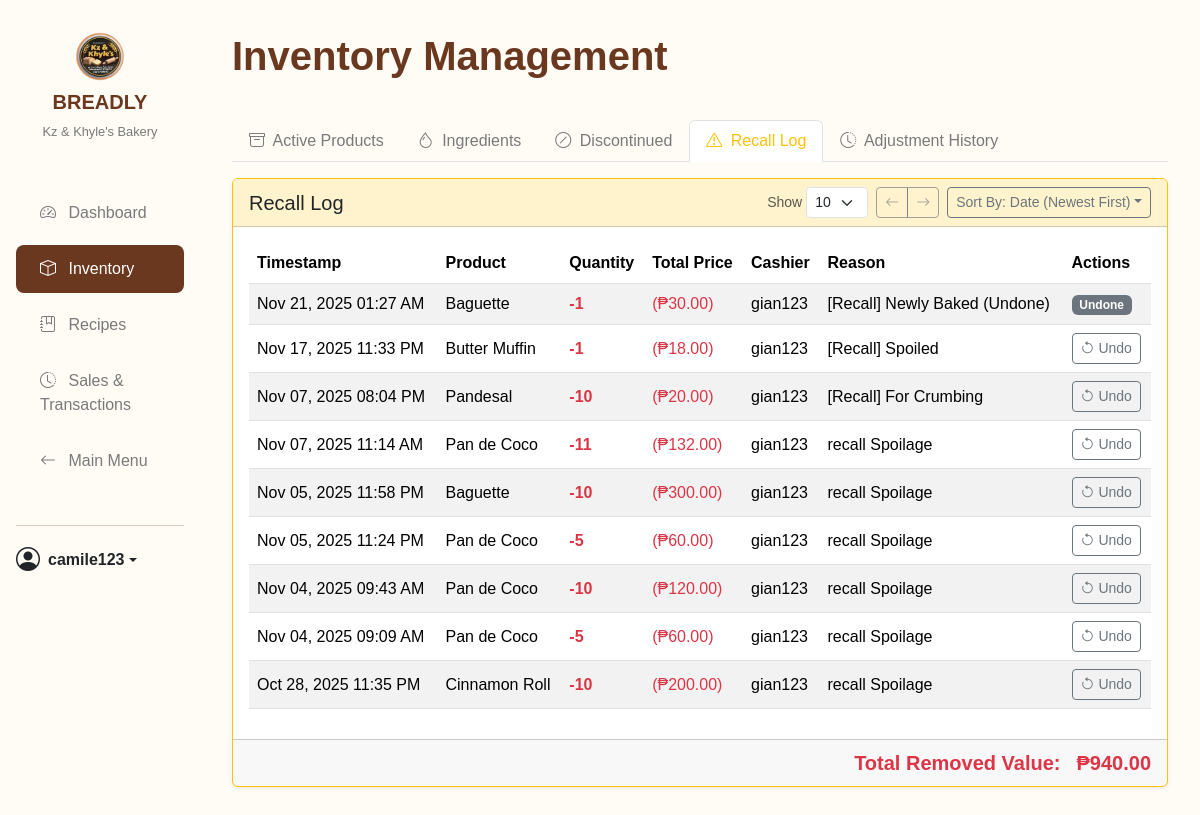
Screenshot of /nav/inventory_management.php?active_tab=recall (signed in) with the database file from the repository.
### tables this page shows
CREATE TABLE `stock_adjustments` (
  `adjustment_id` int(11) NOT NULL,
  `item_id` int(11) NOT NULL,
  `item_type` enum('product','ingredient') NOT NULL,
  `user_id` int(11) DEFAULT NULL,
  `adjustment_qty` float NOT NULL COMMENT 'Can be positive (add) or negative (remove)',
  `reason` varchar(255) DEFAULT NULL,
  `timestamp` datetime DEFAULT current_timestamp()
);

CREATE TABLE `users` (
  `user_id` int(11) NOT NULL,
  `username` varchar(100) NOT NULL,
  `password` varchar(255) DEFAULT NULL,
  `role` enum('manager','cashier','assistant_manager') NOT NULL,
  `email` varchar(150) DEFAULT NULL,
  `phone_number` varchar(11) NOT NULL,
  `enable_daily_report` tinyint(1) NOT NULL DEFAULT 0 COMMENT 'For daily SMS reports',
  `created_at` timestamp NOT NULL DEFAULT current_timestamp()
);

### nav/inventory_management.php (the view, shortened to what the rows shown need)
<?php
require_once "../src/InventoryManager.php";
$inventoryManager = new InventoryManager();
$active_tab = "products";
if (isset($_POST["active_tab"])) {
    $active_tab = $_POST["active_tab"];
} elseif (isset($_GET["active_tab"])) {
    $active_tab = $_GET["active_tab"];
} elseif (isset($_SESSION["active_tab"])) {
    $active_tab = $_SESSION["active_tab"];
    unset($_SESSION["active_tab"]);
}
$recall_history = $inventoryManager->getRecallHistoryByDate("1970-01-01", "2099-12-31");
?>
<!DOCTYPE html>
<html lang="en">
<head>
    <link href="https://cdn.jsdelivr.net/npm/bootstrap@5.3.3/dist/css/bootstrap.min.css" rel="stylesheet">
    <link rel="stylesheet" href="https://cdn.jsdelivr.net/npm/bootstrap-icons@1.11.3/font/bootstrap-icons.css">
    <link rel="stylesheet" href="../styles/global.css">
    <link rel="stylesheet" href="../styles/dashboard.css">
    <link rel="stylesheet" href="../styles/recipes.css?v=3">
    <link rel="stylesheet" href="../styles/responsive.css?v=3">
</head>
<body class="dashboard">
<div class="container-fluid">
    <div class="row">
        <main class="col-lg-10 col-md-9 main-content">
            <div class="header d-flex justify-content-between align-items-center">
                <h1>Inventory Management</h1>
            </div>
            <div class="tab-content" id="inventoryTabContent">
                <div class="tab-pane fade <?php echo $active_tab === "recall" ? "show active" : ""; ?>" id="recall-pane" role="tabpanel">
                    <div class="card shadow-sm mt-3 border-warning">
                        <div class="card-body">
                            <div class="table-responsive">
                                <table class="table table-striped table-hover align-middle">
                                    <thead>
                                        <tr>
                                            <th data-sort-by="timestamp" data-sort-type="date">Timestamp</th>
                                            <th data-sort-by="item">Product</th>
                                            <th data-sort-by="qty" data-sort-type="number">Quantity</th>
                                            <th data-sort-by="value" data-sort-type="number">Total Price</th>
                                            <th data-sort-by="user">Cashier</th>
                                            <th>Reason</th>
                                            <th>Actions</th> </tr>
                                    </thead>
                                    <tbody id="recall-table-body">
                                        <?php if (empty($recall_history)): ?>
                                            <tr><td colspan="7" class="text-center text-muted">No recall history found.</td></tr>
                                        <?php else: ?>
                                            <?php foreach ($recall_history as $log):
                                                $isUndone = strpos($log['reason'], '(Undone)') !== false;
                                            ?>
                                            <tr>
                                                <td data-label="Timestamp"><?php echo htmlspecialchars(date("M d, Y h:i A", strtotime($log["timestamp"]))); ?></td>
                                                <td data-label="Product"><?php echo htmlspecialchars($log["item_name"] ?? "Item Deleted"); ?></td>
                                                <td data-label="Quantity">
                                                    <?php if ($log["adjustment_qty"] < 0): ?>
                                                        <strong class="text-danger"><?php echo number_format($log["adjustment_qty"], 0); ?></strong>
                                                    <?php else: ?>
                                                        <strong class="text-success">+<?php echo number_format($log["adjustment_qty"], 0); ?></strong>
                                                    <?php endif; ?>
                                                </td>
                                                <td data-label="Total Price">
                                                    <?php if ($log["removed_value"] < 0): ?>
                                                        <span class="text-danger">(₱<?php echo htmlspecialchars(number_format(abs($log["removed_value"]), 2)); ?>)</span>
                                                    <?php else: ?>
                                                        ₱0.00
                                                    <?php endif; ?>
                                                </td>
                                                <td data-label="Cashier"><?php echo htmlspecialchars($log["username"] ?? "N/A"); ?></td>
                                                <td data-label="Reason"><?php echo htmlspecialchars($log["reason"]); ?></td>
                                                <td>
                                                    <?php if (!$isUndone): ?>
                                                    <form method="POST" action="inventory_management.php" onsubmit="return confirm('Are you sure you want to undo this recall? Stock will be added back.');">
                                                        <button type="submit" class="btn btn-sm btn-outline-secondary" title="Undo Recall">
                                                            <i class="bi bi-arrow-counterclockwise"></i> Undo
                                                        </button>
                                                    </form>
                                                    <?php else: ?>
                                                        <span class="badge bg-secondary">Undone</span>
                                                    <?php endif; ?>
                                                </td>
                                            </tr>
                                            <?php endforeach; ?>
                                        <?php endif; ?>
                                    </tbody>
                                </table>
                            </div>
                        </div>
                    </div>
                </div>
            </div>
        </main>
    </div>
</div>
</body>
</html>

### rows the page displays
stock_adjustments: timestamp "Nov 21, 2025 01:27 AM", item_name "Baguette", adjustment_qty "-1", removed_value "30.00", user.username "gian123", reason "[Recall] Newly Baked (Undone)"
stock_adjustments: timestamp "Nov 17, 2025 11:33 PM", item_name "Butter Muffin", adjustment_qty "-1", removed_value "18.00", user.username "gian123", reason "[Recall] Spoiled"
stock_adjustments: timestamp "Nov 07, 2025 08:04 PM", item_name "Pandesal", adjustment_qty "-10", removed_value "20.00", user.username "gian123", reason "[Recall] For Crumbing"
stock_adjustments: timestamp "Nov 07, 2025 11:14 AM", item_name "Pan de Coco", adjustment_qty "-11", removed_value "132.00", user.username "gian123", reason "recall Spoilage"
stock_adjustments: timestamp "Nov 05, 2025 11:58 PM", item_name "Baguette", adjustment_qty "-10", removed_value "300.00", user.username "gian123", reason "recall Spoilage"
stock_adjustments: timestamp "Nov 05, 2025 11:24 PM", item_name "Pan de Coco", adjustment_qty "-5", removed_value "60.00", user.username "gian123", reason "recall Spoilage"
stock_adjustments: timestamp "Nov 04, 2025 09:43 AM", item_name "Pan de Coco", adjustment_qty "-10", removed_value "120.00", user.username "gian123", reason "recall Spoilage"
stock_adjustments: timestamp "Nov 04, 2025 09:09 AM", item_name "Pan de Coco", adjustment_qty "-5", removed_value "60.00", user.username "gian123", reason "recall Spoilage"
stock_adjustments: timestamp "Oct 28, 2025 11:35 PM", item_name "Cinnamon Roll", adjustment_qty "-10", removed_value "200.00", user.username "gian123", reason "recall Spoilage"

### other values shown
$_SESSION["username"] "camile123"
abs($total_recall_value) "940.00"
